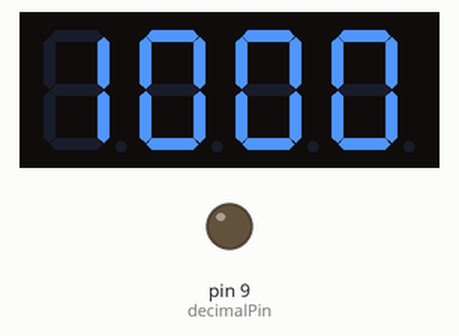
Bench run of a sketch on a simulated Arduino Uno, built with avr-gcc and run on an emulated ATmega328P. On the bench: 4-digit seven-segment display, output pins drawn as LEDs (lit = HIGH). Wiring (inferred from the names in the program): 4-digit 7-segment display, segments lit when HIGH: segments pin 2, pin 6, pin 10, pin 8, pin 7, pin 3, pin 11; digit selects pin 1, pin 4, pin 5, pin 12. The segment pins are drawn as the display they are named for; pins used as bus, display or sensor lines are not drawn.

Above: at 0.1 s.
At 4.1 s:
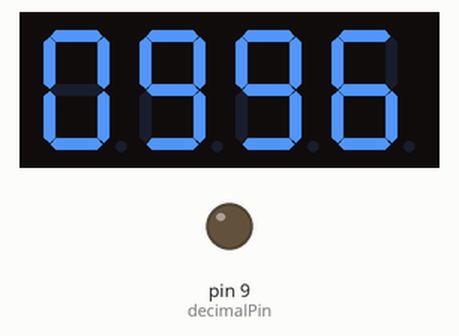
At 10.2 s:
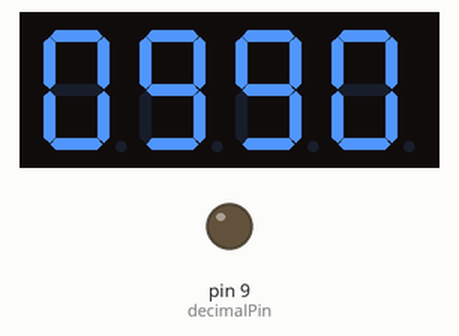
At 19.3 s:
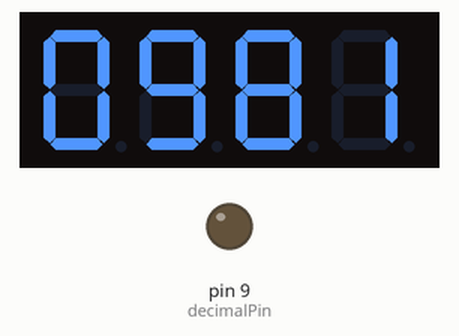
At 28.4 s:
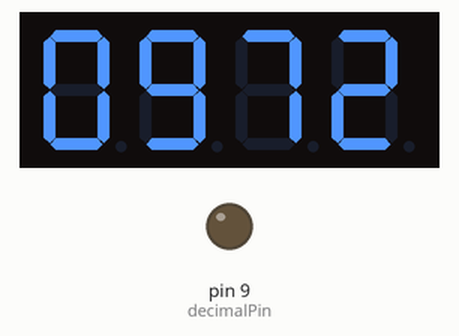
At 38.5 s:
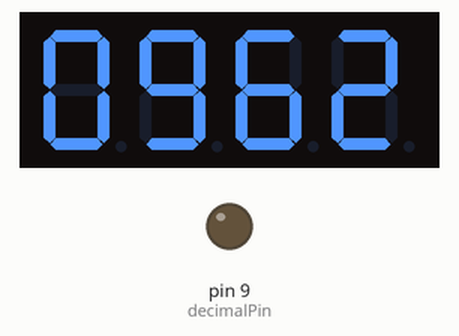

Measured:
- what the display in image 2 shows lasts 1.0 s, from 10.2 s to 11.2 s

The sketch:

Four_Digit_Countdown_Timer.ino
```cpp
int letterPins[] = {2, 6, 10, 8, 7, 3, 11};
int decimalPin = 9;
int digitPins[] = {12, 5, 4, 1};
int ledPin = 13;

int delayTime = 5000;

void setup() {
  // put your setup code here, to run once:
  for (int i = 0; i < 7; i++)
  {
    pinMode(letterPins[i], OUTPUT);
  }
  pinMode(decimalPin, OUTPUT);
  for (int i = 0; i < 4; i++)
  {
    pinMode(digitPins[i], OUTPUT);
  }
}

boolean start = true;

void loop() {
  digitalWrite(ledPin, LOW);
  if (start)
  {
    timer(1000);
    start = false;
  }
  digitalWrite(ledPin, HIGH);
  number(0, 0, 0, 0, 0);

}

void number(int d1, int d2, int d3, int d4, int dP)
{
  switch (dP)
  {
    case 0:
      digit(1, d4, false);
      digit(2, d3, false);
      digit(3, d2, false);
      digit(4, d1, false);
      break;
    case 1:
      digit(1, d4, true);
      digit(2, d3, false);
      digit(3, d2, false);
      digit(4, d1, false);
      break;
    case 2:
      digit(1, d4, false);
      digit(2, d3, true);
      digit(3, d2, false);
      digit(4, d1, false);
      break;
    case 3:
      digit(1, d4, false);
      digit(2, d3, false);
      digit(3, d2, true);
      digit(4, d1, false);
      break;
    case 4:
      digit(1, d4, false);
      digit(2, d3, false);
      digit(3, d2, false);
      digit(4, d1, true);
      break;
  }
}

void clearAll()
{
  for (int i = 0; i < 7; i++)
  {
    digitalWrite(letterPins[i], LOW);
  }
}

void zero()
{
  for (int i = 0; i < 6; i++)
  {
    digitalWrite(letterPins[i], HIGH);
  }
  digitalWrite(letterPins[6], LOW);
}

void one()
{
  clearAll();
  digitalWrite(letterPins[1], HIGH);
  digitalWrite(letterPins[2], HIGH);
}

void two()
{
  eight();
  digitalWrite(letterPins[2], LOW);
  digitalWrite(letterPins[5], LOW);
}

void three()
{
  eight();
  digitalWrite(letterPins[4], LOW);
  digitalWrite(letterPins[5], LOW);
}

void four()
{
  eight();
  digitalWrite(letterPins[0], LOW);
  digitalWrite(letterPins[3], LOW);
  digitalWrite(letterPins[4], LOW);
}

void five()
{
  eight();
  digitalWrite(letterPins[1], LOW);
  digitalWrite(letterPins[4], LOW);
}

void six()
{
  eight();
  digitalWrite(letterPins[1], LOW);
}

void seven()
{
  clearAll();
  for (int i = 0; i < 3; i++)
  {
    digitalWrite(letterPins[i], HIGH);
  }
}

void eight()
{
  for (int i = 0; i < 7; i++)
  {
    digitalWrite(letterPins[i], HIGH);
  }
}

void nine()
{
  eight();
  digitalWrite(letterPins[4], LOW);
}

void digit(int d, int n, boolean decimal)
{
  if (decimal)
  {
    digitalWrite(decimalPin, HIGH);
  }
  switch (d) {
    case 0: digitalWrite(digitPins[0], LOW);
            digitalWrite(digitPins[1], LOW);
            digitalWrite(digitPins[2], LOW);
            digitalWrite(digitPins[3], LOW);
            break;
    case 1: digitalWrite(digitPins[0], LOW);
            digitalWrite(digitPins[1], HIGH);
            digitalWrite(digitPins[2], HIGH);
            digitalWrite(digitPins[3], HIGH);
            break;
    case 2: digitalWrite(digitPins[0], HIGH);
            digitalWrite(digitPins[1], LOW);
            digitalWrite(digitPins[2], HIGH);
            digitalWrite(digitPins[3], HIGH);
            break;
    case 3: digitalWrite(digitPins[0], HIGH);
            digitalWrite(digitPins[1], HIGH);
            digitalWrite(digitPins[2], LOW);
            digitalWrite(digitPins[3], HIGH);
            break;
    case 4: digitalWrite(digitPins[0], HIGH);
            digitalWrite(digitPins[1], HIGH);
            digitalWrite(digitPins[2], HIGH);
            digitalWrite(digitPins[3], LOW);
            break;
  }

  switch (n) {
    case 0: zero();
            break;
    case 1: one();
            break;
    case 2: two();
            break;
    case 3: three();
            break;
    case 4: four();
            break;
    case 5: five();
            break;
    case 6: six();
            break;
    case 7: seven();
            break;
    case 8: eight();
            break;
    case 9: nine();
            break;
    case 10: clearAll(); // make all them off !
            break;
  }

  delayMicroseconds(delayTime);
  digitalWrite(decimalPin, LOW);
}

void timer(int d)
{
  int d4 = d / 1000;
  int d3 = (d - d4 * 1000) / 100;
  int d2 = (d - d4 * 1000 - d3 * 100) / 10;
  int d1 = d - d4 * 1000 - d3 * 100 - d2 * 10;
  while (d4 != -1)
  {
    while (d3 != -1)
    {
      while (d2 != -1)
      {
        while (d1 != -1)
        {
          int startTime = millis();
          int currentTime = millis();
          while (currentTime - startTime <= 1000)
          {
            number(d4, d3, d2, d1, 0);
            currentTime = millis();
          }
          d1--;
        }

        if (d1 == -1)
        {
          d1 = 9;
        }
        d2--;
      }

      if (d2 == -1)
      {
        d2 = 9;
      }
      d3--;
    }
    if (d3 == -1)
    {
      d3 = 9;
    }
    d4--;
  }

  if (d4 == -1)
  {
    d4 == 0;
  }
}
```
